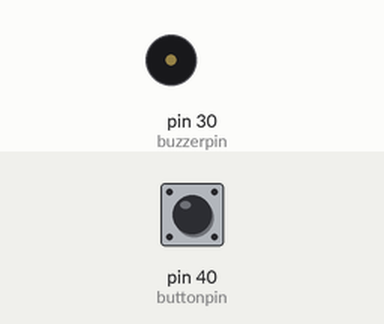
This sketch was run on a simulated Arduino Mega 2560, built with avr-gcc and run on an emulated ATmega2560. Shown: buzzer (waves = sounding, pin HIGH). The inputs (shaded band) are chosen by the test bench; at power-on: pin 40 (buttonpin) LOW.

Above: at 1.2 s.
1.3 s: pin 40 (buttonpin) pulled HIGH for 1 s
At 1.45 s:
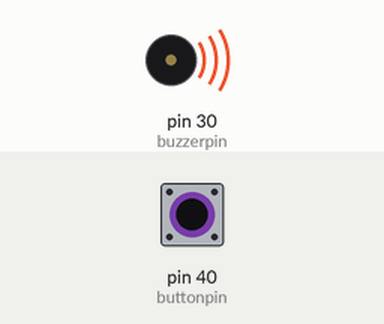
4.3 s: pin 40 (buttonpin) pulled HIGH for 3.2 s
At 7.9 s:
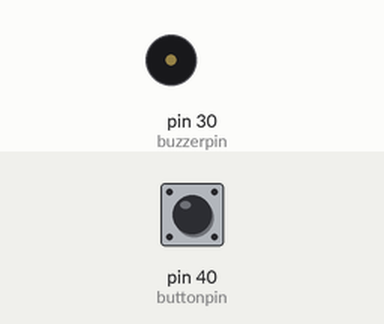
Timing chart, 0 to 9.4 s (numbered marks = the images above; inputs shaded):
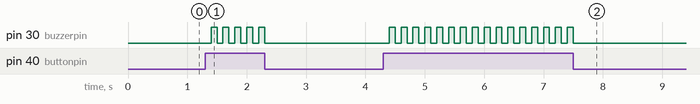

The sketch:

BuzzerTest.ino
```cpp
int buzzerpin = 30;
int buttonpin = 40;
int buttonState = 0;


void setup() {
  // put your setup code here, to run once:
pinMode(buzzerpin,OUTPUT);
pinMode(buttonpin,INPUT);

}

void loop() {
  // put your main code here, to run repeatedly:
  buttonState = digitalRead(buttonpin);
 while (buttonState){
  digitalWrite(buzzerpin,LOW);
  delay(100);
  digitalWrite(buzzerpin,HIGH);
  delay(100);
  buttonState = digitalRead(buttonpin);
  digitalWrite(buzzerpin,LOW);

 }

}
```

Measured:
- after the input at 1.3 s, pin 30 (buzzerpin): alternates HIGH for 0.10 s and LOW for 0.10 s, 10 changes in all, then stays LOW, starting after 0.10 s
- after the input at 4.3 s, pin 30 (buzzerpin): alternates HIGH for 0.10 s and LOW for 0.10 s, 32 changes in all, then stays LOW, starting after 0.10 s
